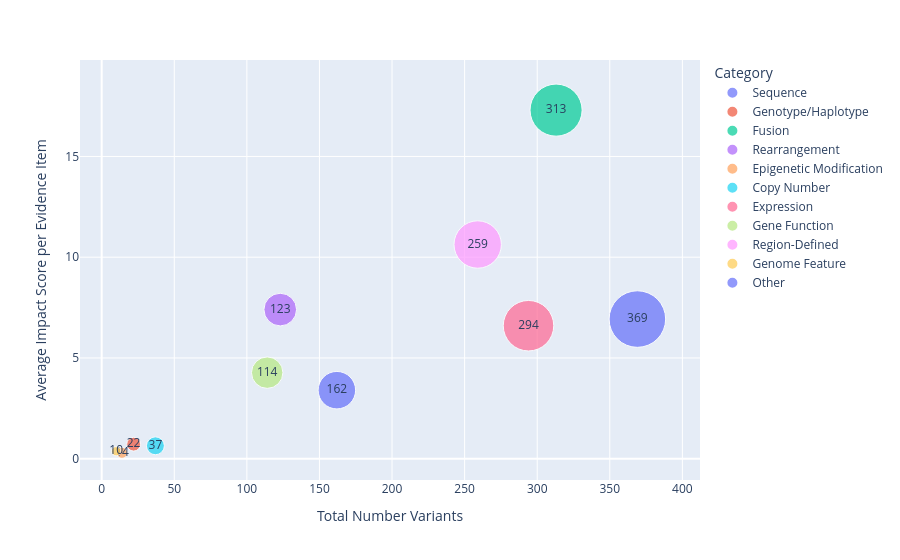

The code cell stored with this chart in its notebook:
### Code cell
fig3 = px.scatter(
    data_frame=not_supported_variant_impact_df,
    x="Total Number Variants",
    y="Average Impact Score per Evidence Item",
    size="Total Number Variants",
    size_max=40,
    text="Total Number Variants",
    color="Category",
    hover_data=["% Accepted Evidence Items", "Average Impact Score per Variant"],
)
fig3.show()

### Figure 1 — Plotly figure (JSON) as saved in the notebook; plotly's stock layout.template omitted (floating-point values rounded to 4 significant figures)
{"data": [{"customdata": [["44.57%", 13.73]], "hovertemplate": "Category=Sequence<br>Total Number Variants=%{text}<br>Average Impact Score per Evidence Item=%{y}<br>% Accepted Evidence Items=%{customdata[0]}<br>Average Impact Score per Variant=%{customdata[1]}<extra></extra>", "legendgroup": "Sequence", "marker": {"color": "#636efa", "size": [369], "sizemode": "area", "sizeref": 0.2306, "symbol": "circle"}, "mode": "markers+text", "name": "Sequence", "orientation": "v", "showlegend": true, "text": [369.0], "type": "scatter", "x": [369], "xaxis": "x", "y": [6.93], "yaxis": "y"}, {"customdata": [["48.72%", 1.43]], "hovertemplate": "Category=Genotype/Haplotype<br>Total Number Variants=%{text}<br>Average Impact Score per Evidence Item=%{y}<br>% Accepted Evidence Items=%{customdata[0]}<br>Average Impact Score per Variant=%{customdata[1]}<extra></extra>", "legendgroup": "Genotype/Haplotype", "marker": {"color": "#EF553B", "size": [22], "sizemode": "area", "sizeref": 0.2306, "symbol": "circle"}, "mode": "markers+text", "name": "Genotype/Haplotype", "orientation": "v", "showlegend": true, "text": [22.0], "type": "scatter", "x": [22], "xaxis": "x", "y": [0.72], "yaxis": "y"}, {"customdata": [["64.65%", 34.27]], "hovertemplate": "Category=Fusion<br>Total Number Variants=%{text}<br>Average Impact Score per Evidence Item=%{y}<br>% Accepted Evidence Items=%{customdata[0]}<br>Average Impact Score per Variant=%{customdata[1]}<extra></extra>", "legendgroup": "Fusion", "marker": {"color": "#00cc96", "size": [313], "sizemode": "area", "sizeref": 0.2306, "symbol": "circle"}, "mode": "markers+text", "name": "Fusion", "orientation": "v", "showlegend": true, "text": [313.0], "type": "scatter", "x": [313], "xaxis": "x", "y": [17.3], "yaxis": "y"}, {"customdata": [["40.07%", 14.67]], "hovertemplate": "Category=Rearrangement<br>Total Number Variants=%{text}<br>Average Impact Score per Evidence Item=%{y}<br>% Accepted Evidence Items=%{customdata[0]}<br>Average Impact Score per Variant=%{customdata[1]}<extra></extra>", "legendgroup": "Rearrangement", "marker": {"color": "#ab63fa", "size": [123], "sizemode": "area", "sizeref": 0.2306, "symbol": "circle"}, "mode": "markers+text", "name": "Rearrangement", "orientation": "v", "showlegend": true, "text": [123.0], "type": "scatter", "x": [123], "xaxis": "x", "y": [7.4], "yaxis": "y"}, {"customdata": [["95.65%", 0.57]], "hovertemplate": "Category=Epigenetic Modification<br>Total Number Variants=%{text}<br>Average Impact Score per Evidence Item=%{y}<br>% Accepted Evidence Items=%{customdata[0]}<br>Average Impact Score per Variant=%{customdata[1]}<extra></extra>", "legendgroup": "Epigenetic Modification", "marker": {"color": "#FFA15A", "size": [14], "sizemode": "area", "sizeref": 0.2306, "symbol": "circle"}, "mode": "markers+text", "name": "Epigenetic Modification", "orientation": "v", "showlegend": true, "text": [14.0], "type": "scatter", "x": [14], "xaxis": "x", "y": [0.29], "yaxis": "y"}, {"customdata": [["40.00%", 1.26]], "hovertemplate": "Category=Copy Number<br>Total Number Variants=%{text}<br>Average Impact Score per Evidence Item=%{y}<br>% Accepted Evidence Items=%{customdata[0]}<br>Average Impact Score per Variant=%{customdata[1]}<extra></extra>", "legendgroup": "Copy Number", "marker": {"color": "#19d3f3", "size": [37], "sizemode": "area", "sizeref": 0.2306, "symbol": "circle"}, "mode": "markers+text", "name": "Copy Number", "orientation": "v", "showlegend": true, "text": [37.0], "type": "scatter", "x": [37], "xaxis": "x", "y": [0.64], "yaxis": "y"}, {"customdata": [["55.38%", 13.07]], "hovertemplate": "Category=Expression<br>Total Number Variants=%{text}<br>Average Impact Score per Evidence Item=%{y}<br>% Accepted Evidence Items=%{customdata[0]}<br>Average Impact Score per Variant=%{customdata[1]}<extra></extra>", "legendgroup": "Expression", "marker": {"color": "#FF6692", "size": [294], "sizemode": "area", "sizeref": 0.2306, "symbol": "circle"}, "mode": "markers+text", "name": "Expression", "orientation": "v", "showlegend": true, "text": [294.0], "type": "scatter", "x": [294], "xaxis": "x", "y": [6.6], "yaxis": "y"}, {"customdata": [["43.96%", 8.47]], "hovertemplate": "Category=Gene Function<br>Total Number Variants=%{text}<br>Average Impact Score per Evidence Item=%{y}<br>% Accepted Evidence Items=%{customdata[0]}<br>Average Impact Score per Variant=%{customdata[1]}<extra></extra>", "legendgroup": "Gene Function", "marker": {"color": "#B6E880", "size": [114], "sizemode": "area", "sizeref": 0.2306, "symbol": "circle"}, "mode": "markers+text", "name": "Gene Function", "orientation": "v", "showlegend": true, "text": [114.0], "type": "scatter", "x": [114], "xaxis": "x", "y": [4.27], "yaxis": "y"}, {"customdata": [["58.58%", 21.07]], "hovertemplate": "Category=Region-Defined<br>Total Number Variants=%{text}<br>Average Impact Score per Evidence Item=%{y}<br>% Accepted Evidence Items=%{customdata[0]}<br>Average Impact Score per Variant=%{customdata[1]}<extra></extra>", "legendgroup": "Region-Defined", "marker": {"color": "#FF97FF", "size": [259], "sizemode": "area", "sizeref": 0.2306, "symbol": "circle"}, "mode": "markers+text", "name": "Region-Defined", "orientation": "v", "showlegend": true, "text": [259.0], "type": "scatter", "x": [259], "xaxis": "x", "y": [10.63], "yaxis": "y"}, {"customdata": [["20.00%", 0.74]], "hovertemplate": "Category=Genome Feature<br>Total Number Variants=%{text}<br>Average Impact Score per Evidence Item=%{y}<br>% Accepted Evidence Items=%{customdata[0]}<br>Average Impact Score per Variant=%{customdata[1]}<extra></extra>", "legendgroup": "Genome Feature", "marker": {"color": "#FECB52", "size": [10], "sizemode": "area", "sizeref": 0.2306, "symbol": "circle"}, "mode": "markers+text", "name": "Genome Feature", "orientation": "v", "showlegend": true, "text": [10.0], "type": "scatter", "x": [10], "xaxis": "x", "y": [0.37], "yaxis": "y"}, {"customdata": [["23.68%", 6.74]], "hovertemplate": "Category=Other<br>Total Number Variants=%{text}<br>Average Impact Score per Evidence Item=%{y}<br>% Accepted Evidence Items=%{customdata[0]}<br>Average Impact Score per Variant=%{customdata[1]}<extra></extra>", "legendgroup": "Other", "marker": {"color": "#636efa", "size": [162], "sizemode": "area", "sizeref": 0.2306, "symbol": "circle"}, "mode": "markers+text", "name": "Other", "orientation": "v", "showlegend": true, "text": [162.0], "type": "scatter", "x": [162], "xaxis": "x", "y": [3.4], "yaxis": "y"}], "layout": {"legend": {"itemsizing": "constant", "title": {"text": "Category"}, "tracegroupgap": 0}, "margin": {"t": 60}, "xaxis": {"anchor": "y", "domain": [0, 1], "title": {"text": "Total Number Variants"}}, "yaxis": {"anchor": "x", "domain": [0, 1], "title": {"text": "Average Impact Score per Evidence Item"}}}}
